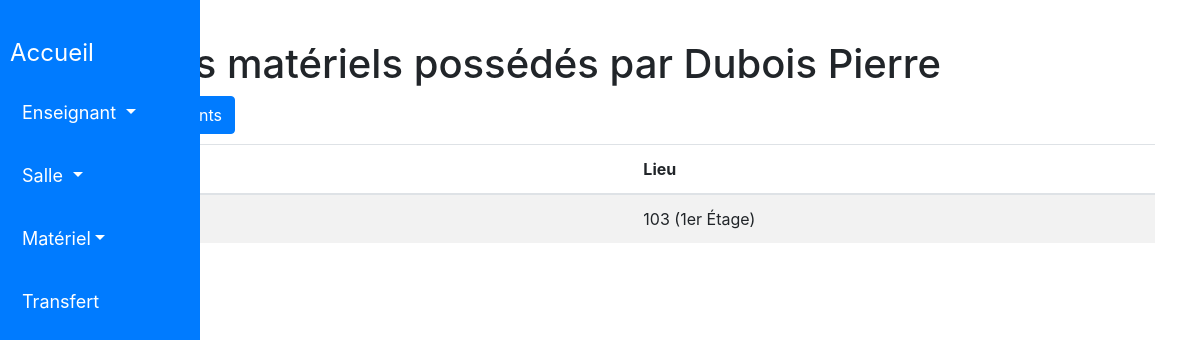
/gestion_materiel/enseignant/21/materiels_possedes/, run on the app's committed database.
### gestion_materiel/models.py (models this page shows, shortened)
class Enseignant(models.Model):
    nom = models.CharField(
        max_length=50,
        blank=False,
        null=True,
        default='aucun'
    )
    prenom = models.CharField(
        max_length=50,
        blank=False,
        null=True,
        default='aucun'
    )

class Materiel(models.Model):
    nom = models.CharField(
        max_length=100,
        blank=False,
        null=True,
        default=''
    )
    budget = models.CharField(
        max_length=100,
        blank=False,
        null=True,
        default=''
    )
    proprietaire = models.ForeignKey(
        Enseignant,
        on_delete=models.CASCADE,
        null=True,
        related_name='materiels_possedes'
    )
    lieu = models.ForeignKey(
        Salle,
        on_delete=models.CASCADE,
        null=True
    )
    possesseur = models.ForeignKey(
        Enseignant,
        on_delete=models.CASCADE,
        null=True,
        blank=True,
        related_name='materiels_en_possession'
    )

class Salle(models.Model):
    nom = models.CharField(
        max_length=50,
        blank=False,
        null=True,
        default='aucun'
    )
    etage = models.CharField(
        max_length=50,
        blank=False,
        null=True,
        default='aucun'
    )
    def __str__(self):
        if self.etage.lower() == "rez-de-chaussée":
            return f"{self.nom} ({self.etage})"
        else:
            return f"{self.nom} ({self.etage} Étage)"

### gestion_materiel/views.py (the view)
# urls.py: path('gestion_materiel/enseignant/<int:enseignant_id>/materiels_possedes/', views.liste_materiels_possedes, name='liste_materiels_possedes'),
def liste_materiels_possedes(request, enseignant_id):
    enseignant = Enseignant.objects.get(id=enseignant_id)
    materiels = Materiel.objects.filter(Q(possesseur__nom__icontains=enseignant.nom) & Q(possesseur__prenom__icontains=enseignant.prenom))
    context = {
        'enseignant': enseignant,
        'materiels': materiels,
    }
    return render(request, 'gestion_materiel/enseignant/liste_materiels_possedes.html', context)

### templates/gestion_materiel/enseignant/liste_materiels_possedes.html (shortened to what this page needs)
<!DOCTYPE html>
<html>
<head>
</head>
<body>
    {% include 'gestion_materiel/includes/entete.html' %}
    <div class="container">
        <h1>Liste des matériels possédés par {{ enseignant.nom }} {{ enseignant.prenom }}</h1>
        <a href="{% url 'liste_enseignants'%}" class="btn btn-primary">Liste des enseignants</a>
        <table class="table table-striped">
            <thead>
                <tr>
                    <th>Nom du matériel</th>
                    <th>Lieu</th>
                </tr>
            </thead>
            <tbody>
                {% for materiel in materiels %}
                    <tr>
                        <td>{{ materiel.nom }}</td>
                        <td>{{ materiel.lieu }}</td>
                    </tr>
                {% empty %}
                    <tr>
                        <td colspan="2">Aucun matériel trouvé.</td>
                    </tr>
                {% endfor %}
            </tbody>
        </table>
    </div>
</body>
</html>

### data on the page
Enseignant: nom "Dubois", prenom "Pierre"
Materiel: lieu "103 (1er Étage)"
